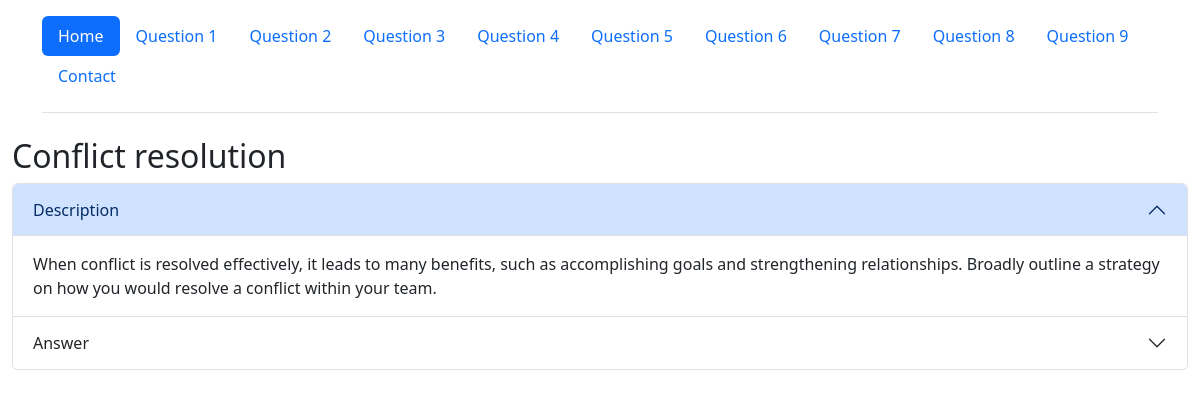
/questions.php?question=4, run on the app's committed database.
### tables this page shows
CREATE TABLE `questions` (
  `ID` int(3) NOT NULL,
  `Question` varchar(200) NOT NULL,
  `Description` text NOT NULL,
  `Answer` text NOT NULL
);

### config.php (called while the page is built, shortened)
<?php
function connect() {
	$host = 'localhost';
	$dbname = 'questionsdb';
	$username = 'root';
	$password = '';
	try {
		return new PDO("mysql:host=$host;dbname=$dbname", $username, $password);
	} catch (PDOException $e) {
		die("Error: " . $e->getMessage());
	}
}

### questions.php (the view, shortened to what this page needs)
 <?php
include_once('config.php');
$ID = $_GET['question'];
$selectdatabase = "SELECT * FROM questions";
$show = (connect()->query($selectdatabase));
$allrows = $show->fetchAll(PDO::FETCH_ASSOC);
?>
<!DOCTYPE html>
<html>
	<head>
		<link href="https://cdn.jsdelivr.net/npm/bootstrap@5.3.0/dist/css/bootstrap.min.css" rel="stylesheet">
	</head>
	<body>
		<?php
        include_once('navbar.php');
        foreach ($allrows as $row) {
            if ($row['ID'] == $ID) {
                ?>
                <div class="container-fluid">
                    <h2>
                        <tr><td><?php echo $row['Question']; ?></td></tr>
                    </h2>
                    <div class="accordion" id="accordionExample">
                        <div class="accordion-item">
                            <h2 class="accordion-header" id="One">
                                <button class="accordion-button" type="button" data-bs-toggle="collapse" data-bs-target="#collapseOne" aria-expanded="true" aria-controls="collapseOne">
                                    Description
                                </button>
                            </h2>
                            <div id="collapseOne" class="accordion-collapse collapse show" aria-labelledby="headingOne" data-bs-parent="#accordionExample">
                                <div class="accordion-body">
                                    <tr><td><?php echo $row['Description']; ?></td></tr>
                                </div>
                            </div>
                        </div>
                        <div class="accordion-item">
                            <h2 class="accordion-header" id="Two">
                                <button class="accordion-button collapsed" type="button" data-bs-toggle="collapse" data-bs-target="#collapseTwo" aria-expanded="false" aria-controls="collapseTwo">
                                    Answer
                                </button>
                            </h2>
                        </div>
                    </div>
                </div>
                <?php
            }
        }
        ?>
	</body>
</html>

### navbar.php
<?php include_once('config.php'); ?>
<div class="container">
	<header class="d-flex flex-wrap justify-content-center py-3 mb-4 border-bottom">
		<ul class="nav nav-pills">
			<li class="nav-item"><a href="index.php" class="nav-link active" aria-current="page">Home</a></li>
			<?php
				$selectdatabase = "SELECT * FROM questions";
				$show = (connect()->query($selectdatabase));
				$allrows = $show->fetchAll(PDO::FETCH_ASSOC);
				foreach ($allrows as $row) {
					?>
					<li class="nav-item"><a href="questions.php?question=<?php echo $row['ID']; ?>" class="nav-link">Question <?php echo $row['ID']; ?></a></li>
				<?php
				}
				?>
			<li class="nav-item"><a href="contact.php" class="nav-link">Contact</a></li>
		</ul>
	</header>
</div>

### data on the page
questions: ID "1"
questions: ID "2"
questions: ID "3"
questions: ID "4", Question "Conflict resolution", Description "When conflict is resolved effectively, it leads to many benefits, such as accomplishing goals and strengthening relationships. Broadly outline a strategy on how you would resolve a conflict within your team."
questions: ID "5"
questions: ID "6"
questions: ID "7"
questions: ID "8"
questions: ID "9"
